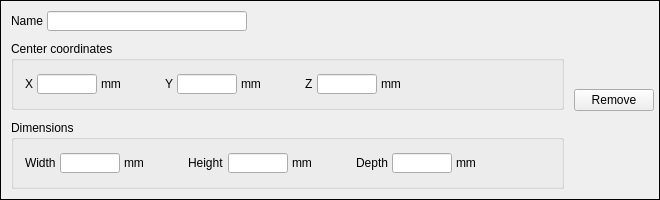
<?xml version="1.0" encoding="UTF-8"?>
<ui version="4.0">
 <class>VOI</class>
 <widget class="QFrame" name="VOI">
  <property name="geometry">
   <rect>
    <x>0</x>
    <y>0</y>
    <width>660</width>
    <height>200</height>
   </rect>
  </property>
  <property name="sizePolicy">
   <sizepolicy hsizetype="Preferred" vsizetype="Fixed">
    <horstretch>0</horstretch>
    <verstretch>0</verstretch>
   </sizepolicy>
  </property>
  <property name="minimumSize">
   <size>
    <width>0</width>
    <height>200</height>
   </size>
  </property>
  <property name="maximumSize">
   <size>
    <width>16777215</width>
    <height>200</height>
   </size>
  </property>
  <property name="windowTitle">
   <string>Frame</string>
  </property>
  <property name="styleSheet">
   <string notr="true">#VOI {
border: 1px solid black
}</string>
  </property>
  <property name="frameShape">
   <enum>QFrame::StyledPanel</enum>
  </property>
  <property name="frameShadow">
   <enum>QFrame::Raised</enum>
  </property>
  <property name="lineWidth">
   <number>10</number>
  </property>
  <property name="midLineWidth">
   <number>10</number>
  </property>
  <layout class="QHBoxLayout" name="horizontalLayout_3">
   <property name="spacing">
    <number>5</number>
   </property>
   <property name="leftMargin">
    <number>5</number>
   </property>
   <property name="topMargin">
    <number>5</number>
   </property>
   <property name="rightMargin">
    <number>5</number>
   </property>
   <property name="bottomMargin">
    <number>5</number>
   </property>
   <item>
    <layout class="QVBoxLayout" name="verticalLayout_2">
     <property name="spacing">
      <number>10</number>
     </property>
     <property name="leftMargin">
      <number>5</number>
     </property>
     <property name="topMargin">
      <number>5</number>
     </property>
     <property name="rightMargin">
      <number>5</number>
     </property>
     <property name="bottomMargin">
      <number>5</number>
     </property>
     <item>
      <layout class="QHBoxLayout" name="horizontalLayout">
       <property name="spacing">
        <number>4</number>
       </property>
       <property name="leftMargin">
        <number>0</number>
       </property>
       <property name="topMargin">
        <number>0</number>
       </property>
       <property name="rightMargin">
        <number>0</number>
       </property>
       <item>
        <widget class="QLabel" name="label">
         <property name="maximumSize">
          <size>
           <width>16777215</width>
           <height>20</height>
          </size>
         </property>
         <property name="text">
          <string>Name</string>
         </property>
         <property name="scaledContents">
          <bool>true</bool>
         </property>
        </widget>
       </item>
       <item>
        <widget class="QLineEdit" name="name_lineEdit">
         <property name="sizePolicy">
          <sizepolicy hsizetype="Fixed" vsizetype="Fixed">
           <horstretch>0</horstretch>
           <verstretch>0</verstretch>
          </sizepolicy>
         </property>
         <property name="minimumSize">
          <size>
           <width>200</width>
           <height>0</height>
          </size>
         </property>
         <property name="maximumSize">
          <size>
           <width>0</width>
           <height>20</height>
          </size>
         </property>
        </widget>
       </item>
       <item>
        <spacer name="horizontalSpacer">
         <property name="orientation">
          <enum>Qt::Horizontal</enum>
         </property>
         <property name="sizeHint" stdset="0">
          <size>
           <width>40</width>
           <height>20</height>
          </size>
         </property>
        </spacer>
       </item>
      </layout>
     </item>
     <item>
      <widget class="QGroupBox" name="groupBox_2">
       <property name="title">
        <string>Center coordinates</string>
       </property>
       <layout class="QHBoxLayout" name="horizontalLayout_4">
        <property name="spacing">
         <number>4</number>
        </property>
        <property name="leftMargin">
         <number>11</number>
        </property>
        <property name="topMargin">
         <number>11</number>
        </property>
        <property name="rightMargin">
         <number>11</number>
        </property>
        <property name="bottomMargin">
         <number>11</number>
        </property>
        <item>
         <widget class="QLabel" name="label_12">
          <property name="maximumSize">
           <size>
            <width>16777215</width>
            <height>20</height>
           </size>
          </property>
          <property name="text">
           <string>X</string>
          </property>
          <property name="scaledContents">
           <bool>true</bool>
          </property>
         </widget>
        </item>
        <item>
         <widget class="QLineEdit" name="centerX_lineEdit">
          <property name="sizePolicy">
           <sizepolicy hsizetype="Fixed" vsizetype="Fixed">
            <horstretch>0</horstretch>
            <verstretch>0</verstretch>
           </sizepolicy>
          </property>
          <property name="maximumSize">
           <size>
            <width>60</width>
            <height>20</height>
           </size>
          </property>
         </widget>
        </item>
        <item>
         <widget class="QLabel" name="label_13">
          <property name="maximumSize">
           <size>
            <width>16777215</width>
            <height>20</height>
           </size>
          </property>
          <property name="text">
           <string>mm</string>
          </property>
          <property name="scaledContents">
           <bool>true</bool>
          </property>
         </widget>
        </item>
        <item>
         <spacer name="horizontalSpacer_13">
          <property name="orientation">
           <enum>Qt::Horizontal</enum>
          </property>
          <property name="sizeType">
           <enum>QSizePolicy::Fixed</enum>
          </property>
          <property name="sizeHint" stdset="0">
           <size>
            <width>40</width>
            <height>20</height>
           </size>
          </property>
         </spacer>
        </item>
        <item>
         <widget class="QLabel" name="label_14">
          <property name="maximumSize">
           <size>
            <width>16777215</width>
            <height>20</height>
           </size>
          </property>
          <property name="text">
           <string>Y</string>
          </property>
          <property name="scaledContents">
           <bool>true</bool>
          </property>
         </widget>
        </item>
        <item>
         <widget class="QLineEdit" name="centerY_lineEdit">
          <property name="sizePolicy">
           <sizepolicy hsizetype="Fixed" vsizetype="Fixed">
            <horstretch>0</horstretch>
            <verstretch>0</verstretch>
           </sizepolicy>
          </property>
          <property name="maximumSize">
           <size>
            <width>60</width>
            <height>20</height>
           </size>
          </property>
         </widget>
        </item>
        <item>
         <widget class="QLabel" name="label_17">
          <property name="maximumSize">
           <size>
            <width>16777215</width>
            <height>20</height>
           </size>
          </property>
          <property name="text">
           <string>mm</string>
          </property>
          <property name="scaledContents">
           <bool>true</bool>
          </property>
         </widget>
        </item>
        <item>
         <spacer name="horizontalSpacer_14">
          <property name="orientation">
           <enum>Qt::Horizontal</enum>
          </property>
          <property name="sizeType">
           <enum>QSizePolicy::Fixed</enum>
          </property>
          <property name="sizeHint" stdset="0">
           <size>
            <width>40</width>
            <height>20</height>
           </size>
          </property>
         </spacer>
        </item>
        <item>
         <widget class="QLabel" name="label_16">
          <property name="maximumSize">
           <size>
            <width>16777215</width>
            <height>20</height>
           </size>
          </property>
          <property name="text">
           <string>Z</string>
          </property>
          <property name="scaledContents">
           <bool>true</bool>
          </property>
         </widget>
        </item>
        <item>
         <widget class="QLineEdit" name="centerZ_lineEdit">
          <property name="sizePolicy">
           <sizepolicy hsizetype="Fixed" vsizetype="Fixed">
            <horstretch>0</horstretch>
            <verstretch>0</verstretch>
           </sizepolicy>
          </property>
          <property name="maximumSize">
           <size>
            <width>60</width>
            <height>20</height>
           </size>
          </property>
         </widget>
        </item>
        <item>
         <widget class="QLabel" name="label_15">
          <property name="maximumSize">
           <size>
            <width>16777215</width>
            <height>20</height>
           </size>
          </property>
          <property name="text">
           <string>mm</string>
          </property>
          <property name="scaledContents">
           <bool>true</bool>
          </property>
         </widget>
        </item>
        <item>
         <spacer name="horizontalSpacer_9">
          <property name="orientation">
           <enum>Qt::Horizontal</enum>
          </property>
          <property name="sizeHint" stdset="0">
           <size>
            <width>40</width>
            <height>20</height>
           </size>
          </property>
         </spacer>
        </item>
       </layout>
      </widget>
     </item>
     <item>
      <widget class="QGroupBox" name="groupBox">
       <property name="title">
        <string>Dimensions</string>
       </property>
       <layout class="QHBoxLayout" name="horizontalLayout_5">
        <property name="spacing">
         <number>4</number>
        </property>
        <property name="leftMargin">
         <number>11</number>
        </property>
        <property name="topMargin">
         <number>11</number>
        </property>
        <property name="rightMargin">
         <number>11</number>
        </property>
        <property name="bottomMargin">
         <number>11</number>
        </property>
        <item>
         <widget class="QLabel" name="label_18">
          <property name="maximumSize">
           <size>
            <width>16777215</width>
            <height>20</height>
           </size>
          </property>
          <property name="text">
           <string>Width</string>
          </property>
          <property name="scaledContents">
           <bool>true</bool>
          </property>
         </widget>
        </item>
        <item>
         <widget class="QLineEdit" name="width_lineEdit">
          <property name="sizePolicy">
           <sizepolicy hsizetype="Fixed" vsizetype="Fixed">
            <horstretch>0</horstretch>
            <verstretch>0</verstretch>
           </sizepolicy>
          </property>
          <property name="maximumSize">
           <size>
            <width>60</width>
            <height>20</height>
           </size>
          </property>
         </widget>
        </item>
        <item>
         <widget class="QLabel" name="label_21">
          <property name="maximumSize">
           <size>
            <width>16777215</width>
            <height>20</height>
           </size>
          </property>
          <property name="text">
           <string>mm</string>
          </property>
          <property name="scaledContents">
           <bool>true</bool>
          </property>
         </widget>
        </item>
        <item>
         <spacer name="horizontalSpacer_10">
          <property name="orientation">
           <enum>Qt::Horizontal</enum>
          </property>
          <property name="sizeType">
           <enum>QSizePolicy::Fixed</enum>
          </property>
          <property name="sizeHint" stdset="0">
           <size>
            <width>40</width>
            <height>20</height>
           </size>
          </property>
         </spacer>
        </item>
        <item>
         <widget class="QLabel" name="label_20">
          <property name="maximumSize">
           <size>
            <width>16777215</width>
            <height>20</height>
           </size>
          </property>
          <property name="text">
           <string>Height</string>
          </property>
          <property name="scaledContents">
           <bool>true</bool>
          </property>
         </widget>
        </item>
        <item>
         <widget class="QLineEdit" name="height_lineEdit">
          <property name="sizePolicy">
           <sizepolicy hsizetype="Fixed" vsizetype="Fixed">
            <horstretch>0</horstretch>
            <verstretch>0</verstretch>
           </sizepolicy>
          </property>
          <property name="maximumSize">
           <size>
            <width>60</width>
            <height>20</height>
           </size>
          </property>
         </widget>
        </item>
        <item>
         <widget class="QLabel" name="label_19">
          <property name="maximumSize">
           <size>
            <width>16777215</width>
            <height>20</height>
           </size>
          </property>
          <property name="text">
           <string>mm</string>
          </property>
          <property name="scaledContents">
           <bool>true</bool>
          </property>
         </widget>
        </item>
        <item>
         <spacer name="horizontalSpacer_11">
          <property name="orientation">
           <enum>Qt::Horizontal</enum>
          </property>
          <property name="sizeType">
           <enum>QSizePolicy::Fixed</enum>
          </property>
          <property name="sizeHint" stdset="0">
           <size>
            <width>40</width>
            <height>20</height>
           </size>
          </property>
         </spacer>
        </item>
        <item>
         <widget class="QLabel" name="label_22">
          <property name="maximumSize">
           <size>
            <width>16777215</width>
            <height>20</height>
           </size>
          </property>
          <property name="text">
           <string>Depth</string>
          </property>
          <property name="scaledContents">
           <bool>true</bool>
          </property>
         </widget>
        </item>
        <item>
         <widget class="QLineEdit" name="depth_lineEdit">
          <property name="sizePolicy">
           <sizepolicy hsizetype="Fixed" vsizetype="Fixed">
            <horstretch>0</horstretch>
            <verstretch>0</verstretch>
           </sizepolicy>
          </property>
          <property name="maximumSize">
           <size>
            <width>60</width>
            <height>20</height>
           </size>
          </property>
         </widget>
        </item>
        <item>
         <widget class="QLabel" name="label_23">
          <property name="maximumSize">
           <size>
            <width>16777215</width>
            <height>20</height>
           </size>
          </property>
          <property name="text">
           <string>mm</string>
          </property>
          <property name="scaledContents">
           <bool>true</bool>
          </property>
         </widget>
        </item>
        <item>
         <spacer name="horizontalSpacer_12">
          <property name="orientation">
           <enum>Qt::Horizontal</enum>
          </property>
          <property name="sizeHint" stdset="0">
           <size>
            <width>40</width>
            <height>20</height>
           </size>
          </property>
         </spacer>
        </item>
       </layout>
      </widget>
     </item>
    </layout>
   </item>
   <item>
    <widget class="QPushButton" name="remove_pushButton">
     <property name="text">
      <string>Remove</string>
     </property>
    </widget>
   </item>
  </layout>
 </widget>
 <resources/>
 <connections/>
</ui>
